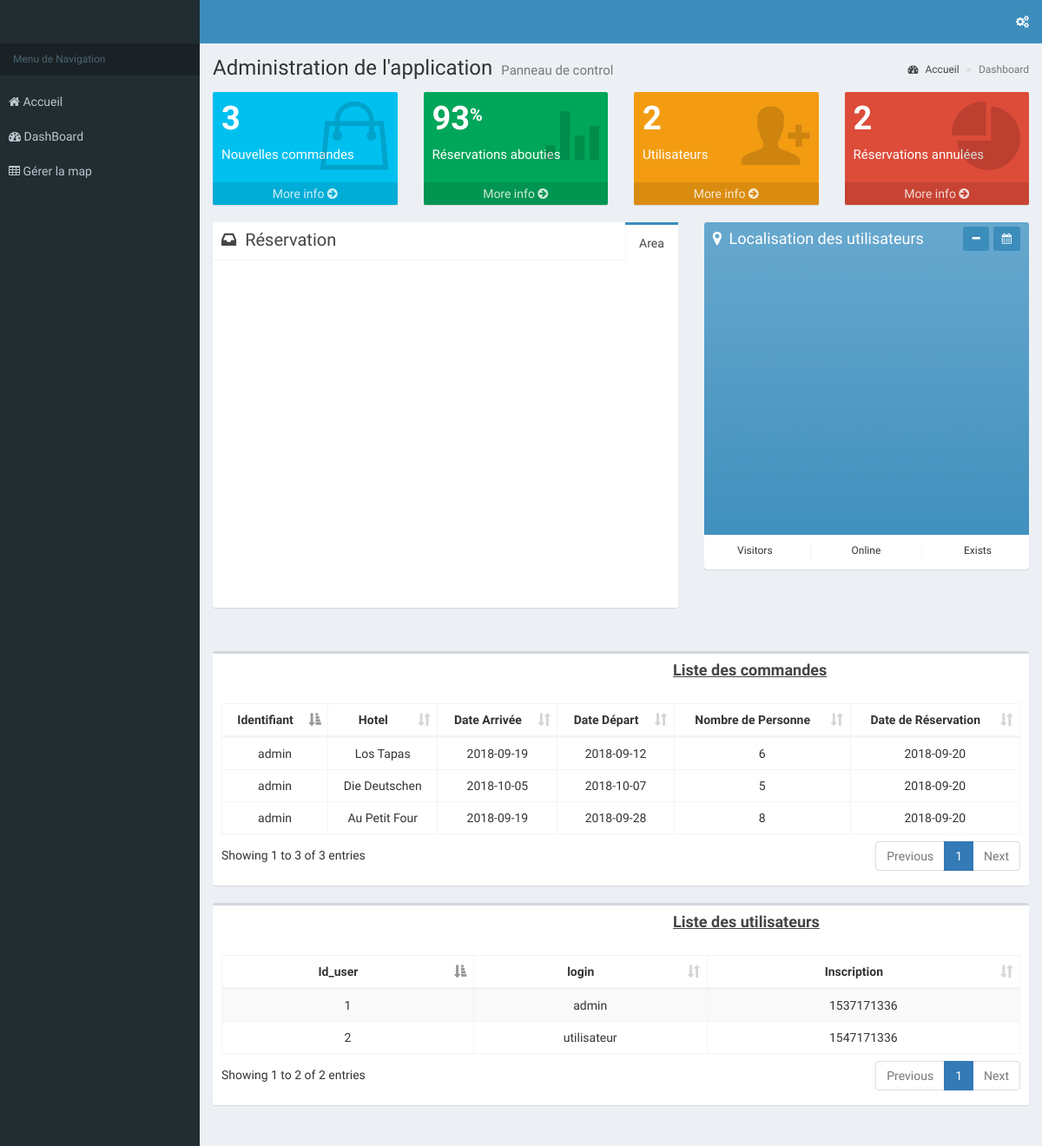
Screenshot of /projethitema/ProjetHitemaPrincipal/backend/administration.php (signed in) with the database file from the repository.
### tables this page shows
CREATE TABLE IF NOT EXISTS `reservation` (
  `ID` int(11) NOT NULL AUTO_INCREMENT,
  `utilisateur` varchar(255) NOT NULL,
  `Hotel_ID` int(11) NOT NULL,
  `Hotel_Name` varchar(100) NOT NULL,
  `Arrivee` date NOT NULL,
  `Depart` date NOT NULL,
  `Nombre_Personne` int(11) NOT NULL,
  `Date_Reservation` int(11) NOT NULL,
  PRIMARY KEY (`ID`)
);

CREATE TABLE IF NOT EXISTS `users` (
  `id_user` int(11) NOT NULL AUTO_INCREMENT,
  `login` varchar(255) NOT NULL,
  `password` varchar(255) NOT NULL,
  `signup_date` int(11) NOT NULL,
  PRIMARY KEY (`id_user`)
);

### projethitema/ProjetHitemaPrincipal/backend/administration.php (the view, shortened to what this page needs)
<!DOCTYPE html>
<html>
<head>
  <link rel="stylesheet" href="bower_components/bootstrap/dist/css/bootstrap.min.css">
  <link rel="stylesheet" href="bower_components/font-awesome/css/font-awesome.min.css">
  <link rel="stylesheet" href="bower_components/Ionicons/css/ionicons.min.css">
  <link rel="stylesheet" href="dist/css/AdminLTE.min.css">
  <link rel="stylesheet" href="dist/css/skins/_all-skins.min.css">
  <link rel="stylesheet" href="bower_components/morris.js/morris.css">
  <link rel="stylesheet" href="bower_components/jvectormap/jquery-jvectormap.css">
  <link rel="stylesheet" href="bower_components/bootstrap-datepicker/dist/css/bootstrap-datepicker.min.css">
  <link rel="stylesheet" href="bower_components/bootstrap-daterangepicker/daterangepicker.css">
  <link rel="stylesheet" href="plugins/bootstrap-wysihtml5/bootstrap3-wysihtml5.min.css">
    <link rel="stylesheet" href="bower_components/datatables.net-bs/css/dataTables.bootstrap.min.css">
</head>
<?php
require_once('base.php');
if($_SESSION['username']=='admin')
{
    $requeteCommandes=$base->prepare("SELECT * FROM reservation ORDER BY utilisateur ");
    $requeteCommandes->execute();
    $requeteUsers=$base->prepare("SELECT * FROM users ORDER BY signup_date ");
    $requeteUsers->execute();
    $requeteCountCommandes=$base->prepare("SELECT COUNT(ID) FROM reservation ");
    $requeteCountCommandes->execute();
    $dataCountCommandes=$requeteCountCommandes->fetch();
    $requeteCountUsers=$base->prepare("SELECT COUNT(id_user) FROM users ");
    $requeteCountUsers->execute();
    $dataCountUsers=$requeteCountUsers->fetch();
  ?>
  <body class="hold-transition skin-blue sidebar-mini">
  <div class="wrapper">
    <header class="main-header">
      <nav class="navbar navbar-static-top">
        <div class="navbar-custom-menu">
          <ul class="nav navbar-nav">
            <li>
              <a href="#" data-toggle="control-sidebar"><i class="fa fa-gears"></i></a>
            </li>
          </ul>
        </div>
      </nav>
    </header>
    <aside class="main-sidebar">
      <section class="sidebar">
        <ul class="sidebar-menu" data-widget="tree">
        <li class="header">Menu de Navigation</li><br>
          <a href="../index.php" >
            <li class="active treeview" style="margin-left: 10px;">
             <i class="fa fa-home"></i> <span>Accueil</span>
         </li></a> <br>
         <a href="administration.php">
          <li class="treeview" style="margin-left: 10px;">
             <i class="fa fa-dashboard"></i> <span>DashBoard</span>
         </li></a><br>
          <a href="NewPoint.php"><li class="treeview" style="margin-left: 10px;">
              <i class="fa fa-table"></i> <span>Gérer la map</span>
          </li></a>
    </aside>
    <div class="content-wrapper">
      <section class="content-header">
        <h1>
          Administration de l'application
          <small>Panneau de control</small>
        </h1>
        <ol class="breadcrumb">
          <li><a href="../index.php"><i class="fa fa-dashboard"></i> Accueil</a></li>
          <li class="active">Dashboard</li>
        </ol>
      </section>
      <section class="content">
        <div class="row">
          <div class="col-lg-3 col-xs-6">
            <div class="small-box bg-aqua">
              <div class="inner">
                <h3><?php  echo $dataCountCommandes[0] ?></h3>
                <p>Nouvelles commandes</p>
              </div>
              <div class="icon">
                <i class="ion ion-bag"></i>
              </div>
              <a href="#" class="small-box-footer">More info <i class="fa fa-arrow-circle-right"></i></a>
            </div>
          </div>
          <div class="col-lg-3 col-xs-6">
            <div class="small-box bg-green">
              <div class="inner">
                <h3>93<sup style="font-size: 20px">%</sup></h3>
                <p>Réservations abouties</p>
              </div>
              <div class="icon">
                <i class="ion ion-stats-bars"></i>
              </div>
              <a href="#" class="small-box-footer">More info <i class="fa fa-arrow-circle-right"></i></a>
            </div>
          </div>
          <div class="col-lg-3 col-xs-6">
            <div class="small-box bg-yellow">
              <div class="inner">
                <h3><?php  echo $dataCountUsers[0];   ?></h3>
                <p>Utilisateurs</p>
              </div>
              <div class="icon">
                <i class="ion ion-person-add"></i>
              </div>
              <a href="#" class="small-box-footer">More info <i class="fa fa-arrow-circle-right"></i></a>
            </div>
          </div>
          <div class="col-lg-3 col-xs-6">
            <div class="small-box bg-red">
              <div class="inner">
                <h3>2</h3>
                <p>Réservations annulées</p>
              </div>
              <div class="icon">
                <i class="ion ion-pie-graph"></i>
              </div>
              <a href="#" class="small-box-footer">More info <i class="fa fa-arrow-circle-right"></i></a>
            </div>
          </div>
        </div>
        <div class="row">
          <section class="col-lg-7 connectedSortable">
            <div class="nav-tabs-custom">
              <ul class="nav nav-tabs pull-right">
                <li class="active"><a href="#revenue-chart" data-toggle="tab">Area</a></li>
                <li class="pull-left header"><i class="fa fa-inbox"></i> Réservation</li>
              </ul>
              <div class="tab-content no-padding">
                <div class="chart tab-pane active" id="revenue-chart" style="position: relative; height: 400px;"></div>
              </div>
            </div>
          </section>
          <section class="col-lg-5 connectedSortable">
            <div class="box box-solid bg-light-blue-gradient">
              <div class="box-header">
                <div class="pull-right box-tools">
                  <button type="button" class="btn btn-primary btn-sm daterange pull-right" data-toggle="tooltip"
                          title="Date range">
                    <i class="fa fa-calendar"></i></button>
                  <button type="button" class="btn btn-primary btn-sm pull-right" data-widget="collapse"
                          data-toggle="tooltip" title="Collapse" style="margin-right: 5px;">
                    <i class="fa fa-minus"></i></button>
                </div>
                <i class="fa fa-map-marker"></i>
                <h3 class="box-title">
                  Localisation des utilisateurs
                </h3>
              </div>
              <div class="box-body">
                <div id="world-map" style="height: 300px; width: 100%;"></div>
              </div>
              <div class="box-footer no-border">
                <div class="row">
                  <div class="col-xs-4 text-center" style="border-right: 1px solid #f4f4f4">
                    <div class="knob-label">Visitors</div>
                  </div>
                  <div class="col-xs-4 text-center" style="border-right: 1px solid #f4f4f4">
                    <div class="knob-label">Online</div>
                  </div>
                  <div class="col-xs-4 text-center">
                    <div class="knob-label">Exists</div>
                  </div>
                </div>
              </div>
            </div>
          </section>
        </div>
      </section>
      <section class="content">
        <div class="row">
          <div class="col-xs-12">
            <div class="box">
              <div class="box-header">
                <h3 class="box-title" style="margin-left: 520px;font-weight: bold;"><u>Liste des commandes</u></h3>
              </div>
              <div class="box-body">
                <table id="example2" class="table table-bordered table-hover">
                  <thead><th>Identifiant </th><th>Hotel</th><th>Date Arrivée</th><th>Date Départ</th><th>Nombre de Personne</th><th>Date de Réservation</th></thead>
                  <tbody>
                    <?php
                      while($dataAfficherCommande= $requeteCommandes->fetch())
                      {
                        $DateReservation=  date("Y-m-d", $dataAfficherCommande['Date_Reservation']);
                       echo'<tr><td>'.htmlspecialchars($dataAfficherCommande['utilisateur']).'</td><td>'.htmlspecialchars($dataAfficherCommande['Hotel_Name']).'</td><td>'.htmlspecialchars($dataAfficherCommande['Arrivee']).'</td><td>'.htmlspecialchars($dataAfficherCommande['Depart']).'</td><td>'.htmlspecialchars($dataAfficherCommande['Nombre_Personne']).'</td><td>'.htmlspecialchars($DateReservation).'</td></tr>';
                      }
                    ?>
                  </tbody>
                </table>
              </div>
            </div>
            <div class="box">
              <div class="box-header">
                <h3 class="box-title" style="margin-left: 520px;font-weight: bold;"><u>Liste des utilisateurs</u></h3>
              </div>
              <div class="box-body">
                <table id="example1" class="table table-bordered table-striped">
                  <thead>
                  <tr>
                    <th>Id_user</th>
                    <th>login</th>
                    <th>Inscription</th>
                  </tr>
                  </thead>
                  <tbody>
                  <?php
                      while($dataAfficherUsers= $requeteUsers->fetch())
                      {
                       echo'<tr><td>'.htmlspecialchars($dataAfficherUsers['id_user']).'</td><td>'.htmlspecialchars($dataAfficherUsers['login']).'</td><td>'.htmlspecialchars($dataAfficherUsers['signup_date']).'</td></tr>';
                      }
                    ?>
                  </tbody>
                </table>
              </div>
            </div>
          </div>
        </div>
      </section>
  </div>
  </div>
<?php
}
else
{
  header('Location: ../index.php');
}
?>
</body>
</html>

### projethitema/ProjetHitemaPrincipal/backend/administration.php (style rules this page uses)
th { text-align: center; }
td { text-align: center; }

### rows the page displays
reservation: utilisateur "admin", Hotel_Name "Los Tapas", Arrivee "2018-09-19", Depart "2018-09-12", Nombre_Personne "6", Date_Reservation "2018-09-20"
reservation: utilisateur "admin", Hotel_Name "Die Deutschen", Arrivee "2018-10-05", Depart "2018-10-07", Nombre_Personne "5", Date_Reservation "2018-09-20"
reservation: utilisateur "admin", Hotel_Name "Au Petit Four", Arrivee "2018-09-19", Depart "2018-09-28", Nombre_Personne "8", Date_Reservation "2018-09-20"
users: id_user "1", login "admin", signup_date "1537171336"
users: id_user "2", login "utilisateur", signup_date "1547171336"

### other values shown
$dataCountCommandes[0] "3"
$dataCountUsers[0] "2"
